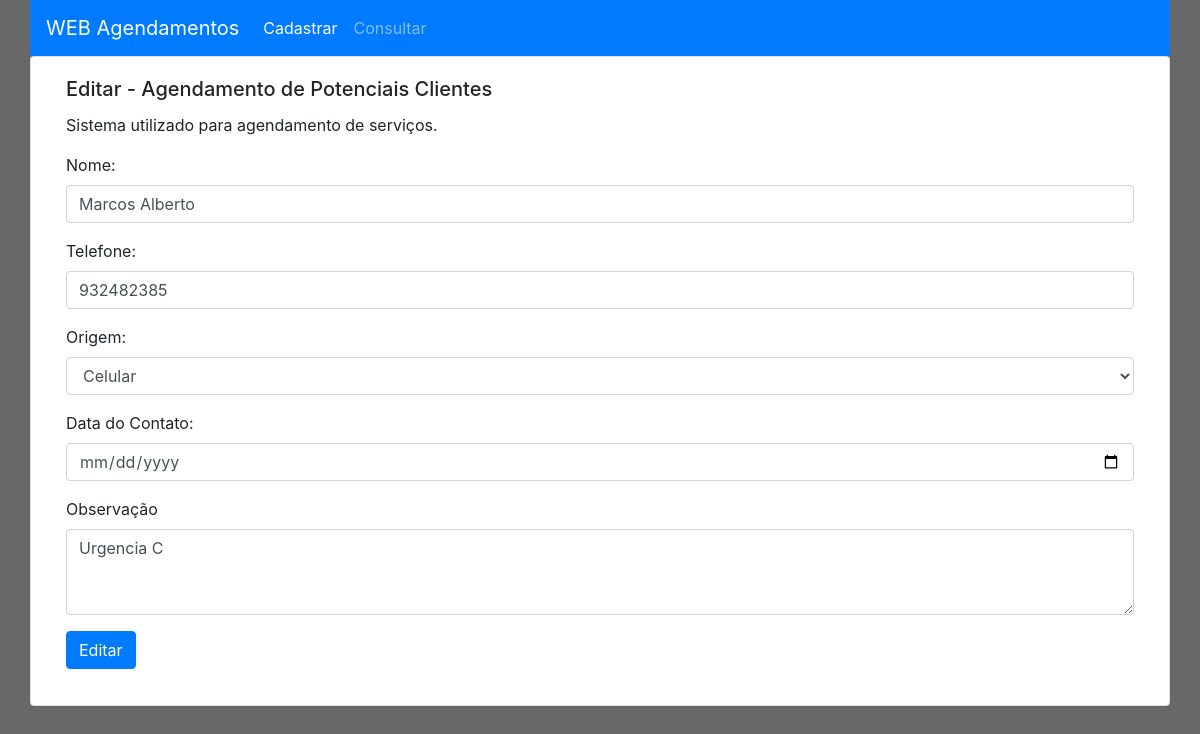
The app's page /update.php?id=2 with its own data.
### tables this page shows
CREATE TABLE `agendamentos` (
  `id` int(11) NOT NULL,
  `nome` varchar(50) DEFAULT NULL,
  `telefone` varchar(15) DEFAULT NULL,
  `origem` varchar(30) DEFAULT NULL,
  `data_contato` datetime DEFAULT NULL,
  `observacao` varchar(100) DEFAULT NULL
);

### controller/ControllerCadastro.php (called while the page is built, shortened)
<?php
$root = realpath($_SERVER["DOCUMENT_ROOT"]);
require_once("$root/html-bd-proj/model/cadastro.php");
class cadastroController{
    private $cadastro;
    public function __construct(){
        $this->cadastro = new Cadastro();
    }
    public function listar($id){
        return $result = $this->cadastro->listar($id);
    }
}

### model/banco.php (called while the page is built, shortened)
<?php
class Banco{
    protected $mysqli;
    private function conexao(){
        $this->mysqli = new mysqli(BD_SERVIDOR, BD_USUARIO, BD_SENHA, BD_BANCO);
    }
    public function getAgendamentos($id) {
        try {
            if(isset($id) && $id > 0){
                $stmt = $this->mysqli->query("select * from agendamentos WHERE id = '" . $id . "';");
            }else{
                $stmt = $this->mysqli->query("select * from agendamentos;");
            }
            $lista = $stmt->fetch_all(MYSQLI_ASSOC);
            $f_lista = array();
            $i = 0;
            foreach ($lista as $l) {
                $f_lista[$i]['id'] = $l['id'];
                $f_lista[$i]['nome'] = $l['nome'];
                $f_lista[$i]['telefone'] = $l['telefone'];
                $f_lista[$i]['origem'] = $l['origem'];
                $f_lista[$i]['data_contato'] = $l['data_contato'];
                $f_lista[$i]['observacao'] = $l['observacao'];
                $i++;
            }
            return $f_lista;
        } catch (Exception $e) {
            echo "Erro:" . $e;
        }
    }
}
?>

### model/cadastro.php (called while the page is built, shortened)
<?php
require_once("banco.php");
class Cadastro extends Banco {
    public function listar($id){
    	return $this->getAgendamentos($id);
    }
}
?>

### update.php (the view, shortened to what this page needs)
<?php
require_once("controller/ControllerCadastro.php");
?>
<!DOCTYPE html>
<html>
<head>
	<link rel="stylesheet" href="bootstrap/css/bootstrap.css">
	<link rel="stylesheet" href="css/estilo.css">
</head>
<body>
	<div class="container">
		<div class="row">
			<nav class="navbar navbar-expand-lg navbar-dark bg-primary col-12">
			<a class="navbar-brand" href="index.php">WEB Agendamentos</a>
				<div class="collapse navbar-collapse" id="navbarNavDropdown">
					<ul class="navbar-nav">
						<li class="nav-item active">
							<a class="nav-link" href="index.php">Cadastrar<span class="sr-only">(current)</span></a>
						</li>
						<li class="nav-item">
							<a class="nav-link" href="consultarClientes.php">Consultar</a>
						</li>
					</ul>
				</div>
			</nav>
		</div>
		<div class="row">
			<div class="card mb-3 col-12">
				<div class="card-body">
					<h5 class="card-title">Editar - Agendamento de Potenciais Clientes</h5>
					<p class="card-text">Sistema utilizado para agendamento de serviços.</p>
					<p>
						<?php
							$controller = new cadastroController();
							$resultado = $controller->listar($_GET['id']);
						?>
						<form method="post" action="controller/ControllerCadastro.php?funcao=editar&id=<?php echo $resultado[0]['id']; ?>" id="form" name="form">
							<div class="form-group">
								<label for="exampleFormControlInput1">Nome:</label>
								<input type="text" class="form-control" name="txtNome" required id="txtNome" value="<?php echo $resultado[0]['nome']; ?>">
							</div>
							<div class="form-group">
								<label for="exampleFormControlInput1">Telefone:</label>
								<input type="tel" class="form-control" required name="txtTelefone" id="txtTelefone" placeholder="(xx)xxxxx-xxxx" value="<?php echo $resultado[0]['telefone']; ?>">
							</div>
							<div class="form-group">
								<label for="exampleFormControlSelect1">Origem:</label>
								<select class="form-control" required name="txtOrigem" id="txtOrigem">
									<option <?php if($resultado[0]['origem'] == "Celular"){ echo "selected"; } ?>>Celular</option>
								</select>
							</div>
							<div class="form-group">
								<label for="exampleFormControlInput1">Data do Contato:</label>
								<input type="date" class="form-control" required name="txtDataContato" id="txtDataContato" value="<?php echo $resultado[0]['data_contato']; ?>">
							</div>
							<div class="form-group">
								<label for="exampleFormControlTextarea1">Observação</label>
								<textarea class="form-control" name="txtObservacao" id="txtObservacao" rows="3"><?php echo $resultado[0]['observacao']; ?></textarea>
							</div>
							<button type="submit" id="btnInserir" class="btn btn-primary">Editar</button>
						</form>
					</p>
				</div>
			</div>
		</div>
	</div>
</body>
</html>

### css/estilo.css (style rules this page uses)
body { background-color: #686868; }

### records on screen
agendamentos: txtNome "Marcos Alberto", txtTelefone "932482385", txtOrigem "Celular", txtObservacao "Urgencia C"
